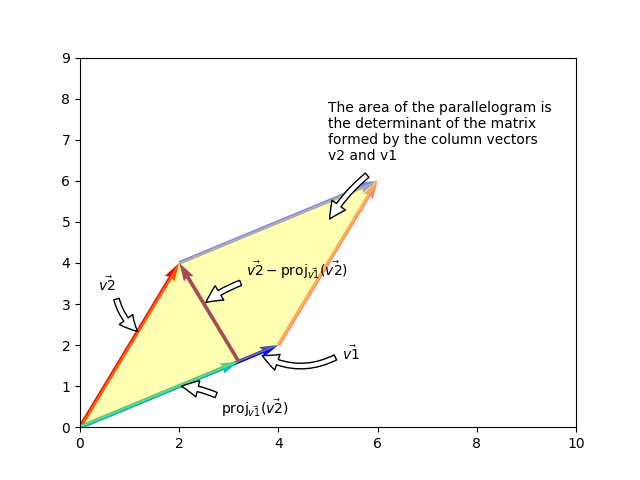

Reproduce this figure in Python.
import matplotlib.pyplot as pl
import numpy as np

v2              = np.array([ 2, 4 ])
v1              = np.array([ 4, 2 ])
v2_onto_v1      = (np.dot(v2, v1) / np.linalg.norm(v1) ** 2) * v1;
v2_onto_v1_perp = v2 - v2_onto_v1


pl.quiver(0, 0, v2[0], v2[1], color='r', angles='xy', scale_units='xy', scale=1)
pl.quiver(0, 0, v1[0], v1[1], color='b', angles='xy', scale_units='xy', scale=1)
pl.quiver(4, 2, v2[0], v2[1], angles='xy', color='r', scale_units='xy', scale=1, alpha=0.5)

pl.quiver(2, 4, v1[0], v1[1], angles='xy', color='b', scale_units='xy', scale=1, alpha=0.5)
pl.quiver(0, 0, v2_onto_v1[0], v2_onto_v1[1], angles='xy', color='c', scale_units='xy', scale=1)
pl.quiver(v2_onto_v1[0], v2_onto_v1[1], v2_onto_v1_perp[0], v2_onto_v1_perp[1], angles='xy', color='purple', scale_units='xy', scale=1)
pl.fill([0, 2, 6, 4], [0, 4, 6, 2], color="yellow", alpha=0.3)

pl.text(5, 6.5, "The area of the parallelogram is\nthe determinant of the matrix\nformed by the column vectors\nv2 and v1", ha="left", fontsize='medium')
pl.annotate( r""
           , xy=(5,5)
           , xytext=(30, 35)
           , textcoords='offset points'
           , fontsize='medium'
           , arrowprops=dict(facecolor='black', shrink=0.05, connectionstyle="arc3,rad=0.1", fc="w")
)		

pl.annotate( r"$\mathrm{proj}_{\vec{v1}}(\vec{v2})$"
           , xy=(2,1)
           , xytext=(30, -20)
           , textcoords='offset points'
           , fontsize='medium'
           , arrowprops=dict(facecolor='black', shrink=0.05, connectionstyle="arc3,rad=0.1", fc="w"))

pl.annotate( r"$\vec{v2} - \mathrm{proj}_{\vec{v1}}(\vec{v2})$"
           , xy=(2.5,3)
           , xytext=(30, 20)
           , textcoords='offset points'
           , fontsize='medium'
           , arrowprops=dict(facecolor='black', shrink=0.05, connectionstyle="arc3,rad=0.1", fc="w"))

pl.annotate( r"$\vec{v1}$"
           , xy=(3.6,1.8)
           , xytext=(60, -5)
           , textcoords='offset points'
           , fontsize='medium'
           , arrowprops=dict(facecolor='black', shrink=0.05, connectionstyle="arc3,rad=-0.3", fc="w"))

pl.annotate( r"$\vec{v2}$"
           , xy=(1.2,2.3)
           , xytext=(-30, 30)
           , textcoords='offset points'
           , fontsize='medium'
           , arrowprops=dict(facecolor='black', shrink=0.05, connectionstyle="arc3,rad=0.2", fc="w"))
  
pl.xlim(0, 10)
pl.ylim(0, 9)

pl.show()
